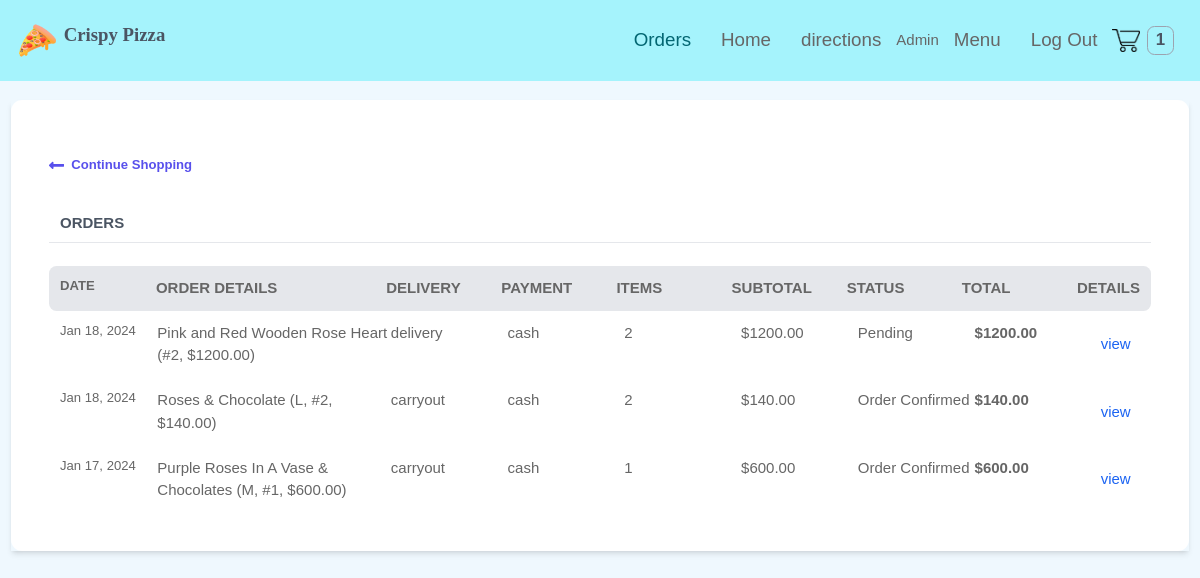
Page /orders/ (signed in) on the committed database.
### order/models.py (models this page shows, shortened)
class Order(models.Model):
    PAYMENT_CHOICES = (("cash", "cash"), ("online", "online"))
    DELIVERY_CHOICES = (("delivery", "delivery"), ("carryout", "carryout"))
    transaction_id = models.UUIDField(
        primary_key=True, default=uuid.uuid4, editable=True
    )
    customer = models.ForeignKey(Customer, on_delete=models.CASCADE)
    STATUS =(
        ('Pending','Pending'),
        ('Order Confirmed','Order Confirmed'),
        ('Out for Delivery','Out for Delivery'),
        ('Delivered','Delivered'),
    )
    status=models.CharField(max_length=50,null=True,choices=STATUS,default='Pending')
    date_ordered = models.DateTimeField(auto_now_add=True)
    date_modified = models.DateTimeField(auto_now=True)
    complete = models.BooleanField(default=False)
    paid = models.BooleanField(default=False)
    payment_method = models.CharField(max_length=10, choices=PAYMENT_CHOICES)
    delivery_method = models.CharField(max_length=10, choices=DELIVERY_CHOICES)
    shipping = models.ForeignKey(
        "ShippingAddress", on_delete=models.SET_NULL, blank=True, null=True
    )
    pickup = models.ForeignKey(
        "PickUpDetail", on_delete=models.SET_NULL, blank=True, null=True
    )
    coupon = models.ForeignKey(
        "Coupon", on_delete=models.SET_NULL, blank=True, null=True
    )
    email = models.EmailField(max_length=70, null=True, blank=True)
    phone = models.CharField(max_length=20, null=True, blank=True)
    @property
    def get_cart_subtotal(self):
        order_items = self.orderitem_set.all()
        total = sum([item.get_total for item in order_items])
        return total
    get_cart_subtotal.fget.short_description = "Subtotal"
    @property
    def get_cart_total(self):
        total = self.get_cart_subtotal
        if self.coupon:
            total = total - self.get_coupon_value
        return total
    get_cart_total.fget.short_description = "Total"
    @property
    def get_cart_items(self):
        order_items = self.orderitem_set.all()
        total = sum([item.quantity for item in order_items])
        return total
    get_cart_items.fget.short_description = "# Items"
    @property
    def display_items(self):
        order_items = self.orderitem_set.all()
        ticker, l = 1, len(order_items)
        product_titles = str()
        for item in order_items:
            add_comma = ", " if l > 1 and ticker != l else ""
            if item.variation:
                product_title = f"""{item.product.name}
                ({item.variation.get_size},
                #{item.quantity}, ${item.get_total}){add_comma}"""
            else:
                product_title = f"""{item.product.name}
                (#{item.quantity}, ${item.get_total}){add_comma}"""
            product_titles += product_title
            ticker += 1
        return product_titles
    @property
    def get_coupon_value(self):
        if self.coupon:
            if self.coupon.discount_type == "Percent":
                coupon_value = round(
                    self.get_cart_subtotal * self.coupon.discount_amount / 100, 2
                )
            else:
                coupon_value = self.coupon.discount_amount
        else:
            coupon_value = None
        return coupon_value
    get_coupon_value.fget.short_description = "Coupon"

class OrderItem(models.Model):
    product = models.ForeignKey(Product, on_delete=models.CASCADE)
    order = models.ForeignKey(Order, on_delete=models.CASCADE)
    variation = models.ForeignKey(
        ProductVariant, on_delete=models.SET_NULL, blank=True, null=True
    )
    quantity = models.IntegerField(default=0)
    date_added = models.DateTimeField(auto_now_add=True)
    @property
    def get_item_price(self):
        if self.product.has_variants:
            return self.variation.price
        else:
            return self.product.price
    @property
    def get_total(self):
        if self.product.has_variants:
            total = self.variation.price * self.quantity
        else:
            total = self.product.price * self.quantity
        return total
    get_total.fget.short_description = "Total"
    def image_tag(self):
        return mark_safe(
            f'<img src="{self.product.image.url}" width="100" height="100" />'
        )
    image_tag.short_description = "Image"

### store/models.py (models this page shows, shortened)
class Product(models.Model):
    id = models.UUIDField(primary_key=True, default=uuid.uuid4, editable=False)
    name = models.CharField(max_length=100)
    price = models.DecimalField(max_digits=6, decimal_places=2, blank=True, null=True)
    desc = models.TextField(max_length=500, blank=True, null=True)
    image = models.ImageField(blank=True, upload_to="images")
    created_at = models.DateField(auto_now_add=True)
    updated_at = models.DateField(auto_now=True)
    product_category = models.ForeignKey(
        "Category", on_delete=models.CASCADE, null=True, blank=True
    )
    class Meta:
        ordering = ("product_category",)
    def image_tag(self):  # pragma: no cover
        if self.image:
            return mark_safe(f'<img src="{self.image.url}" width="100" height="100" />')
    image_tag.short_description = "Image"
    @property
    def has_variants(self):
        if self.productvariant_set.count() > 0:
            return True
        else:
            return False

class ProductVariant(models.Model):
    title = models.CharField(max_length=100, blank=True, null=True)
    product = models.ForeignKey(Product, on_delete=models.CASCADE)
    size = models.ForeignKey(Size, on_delete=models.CASCADE)
    price = models.DecimalField(max_digits=6, decimal_places=2)
    @property
    def get_size(self):
        return str(self.size)

class Size(models.Model):
    name = models.CharField(max_length=20, blank=True, null=True, unique=True)
    def __str__(self):
        return self.name

### users/views.py (the view)
# urls.py: path("orders/", views.my_orders, name="my_orders"),
@login_required(login_url="users:login")
def my_orders(request):
    customer = request.user.customer
    orders = Order.objects.filter(customer=customer, complete=True).order_by(
        "-date_modified"
    )
    return render(request, "users/orders.html", context={"orders": orders})

### store/context_processors.py (called while the page is built, shortened)
def get_cart_quantity(request):
    if request.user.is_authenticated:
        try:
            customer = request.user.customer
        except:
            number_of_items = 0
    try:
        customer_order = Order.objects.filter(customer=customer, complete=False)[0]
        number_of_items = customer_order.get_cart_items
    except:
        number_of_items = 0
    return {"cart_quantity": number_of_items}

### templates/users/orders.html (shortened to what this page needs)
{% extends 'store/base.html' %} {% block content %}
<div class="flex flex-col shadow-md my-5 mx-3">
  <div class="w-full bg-white px-10 py-10 rounded-xl">
    <a href="{% url 'store:afterlogin' %}" class="flex font-semibold text-indigo-600 text-sm my-5 w-1/4">
      <svg class="fill-current mr-2 text-indigo-600 w-4" viewBox="0 0 448 512">
        <path
          d="M134.059 296H436c6.627 0 12-5.373 12-12v-56c0-6.627-5.373-12-12-12H134.059v-46.059c0-21.382-25.851-32.09-40.971-16.971L7.029 239.029c-9.373 9.373-9.373 24.569 0 33.941l86.059 86.059c15.119 15.119 40.971 4.411 40.971-16.971V296z" />
      </svg>
      Continue Shopping
    </a>
    {% if orders %}
    <div class="flex mt-10 mb-2">
      <h3 class="font-bold ml-3 text-gray-600 text-md uppercase w-2/5">
        Orders
      </h3>
    </div>
    <hr>
    <br>
    <div class="flex font-semibold uppercase space-around bg-gray-200 rounded-lg p-3">
      <div class="text-sm w-1/6">Date</div>
      <div class="w-2/5">Order details</div>
      <div class="w-1/5">Delivery</div>
      <div class="w-1/5">Payment</div>
      <div class="w-1/5">Items</div>
      <div class="w-1/5">Subtotal</div>
      <div class="w-1/5">Status</div>
      <div class="w-1/5">Total</div>
      <div class="w-1/12">Details</div>
    </div>
    {% for order in orders %}
    <div class="flex space-around hover:bg-gray-100 rounded-lg p-3">
      <div class="text-sm w-1/6">{{order.date_modified|date:"M d, Y" }}</div>
      <div class="w-2/5">
        {{order.display_items}}
      </div>
      <div class="w-1/5">{{order.delivery_method}}</div>
      <div class="w-1/5">{{order.payment_method}}</div>
      <div class="w-1/5">{{order.get_cart_items}}</div>
      <div class="w-1/5">${{order.get_cart_subtotal}}</div>
      <div class="w-1/5">{{order.status}}</div>
      <div class="w-1/5 font-semibold">${{order.get_cart_total}}</div>
      <button class="w-1/12 text-blue-600" onclick="toggleModal('{{forloop.counter}}')">view</button>
    </div>
    {% endfor %}
    {% else %}
    <div class="text-center text-xl font-semibold">
      <p>You have no orders</p>
    </div>
    {% endif %}
  </div>
</div>
{% endblock %}

### store/static/store/src/styles.css (style rules this page uses)
html { line-height: 1.5; -webkit-text-size-adjust: 100%; -moz-tab-size: 4; -o-tab-size: 4; tab-size: 4; font-family: ui-sans-serif, system-ui, -apple-system, BlinkMacSystemFont, "Segoe UI", Roboto, "Helvetica Neue", Arial, "Noto Sans", sans-serif, "Apple Color Emoji", "Segoe UI Emoji", "Segoe UI Symbol", "Noto Color Emoji"; font-feature-settings: normal; }
body { margin: 0; line-height: inherit; }
hr { height: 0; color: inherit; border-top-width: 1px; }
h1, h2, h3, h4, h5, h6 { font-size: inherit; font-weight: inherit; }
a { color: inherit; text-decoration: inherit; }
button, input, optgroup, select, textarea { font-family: inherit; font-size: 100%; font-weight: inherit; line-height: inherit; color: inherit; margin: 0; padding: 0; }
button, select { text-transform: none; }
button, [type='button'], [type='reset'], [type='submit'] { -webkit-appearance: button; background-color: transparent; background-image: none; }
blockquote, dl, dd, h1, h2, h3, h4, h5, h6, hr, figure, p, pre { margin: 0; }
button, [role="button"] { cursor: pointer; }
img, svg, video, canvas, audio, iframe, embed, object { display: block; vertical-align: middle; }
.m-0 { margin: 0px; }
.mx-3 { margin-left: 0.75rem; margin-right: 0.75rem; }
.my-5 { margin-top: 1.25rem; margin-bottom: 1.25rem; }
.mb-2 { margin-bottom: 0.5rem; }
.ml-3 { margin-left: 0.75rem; }
.mr-2 { margin-right: 0.5rem; }
.mt-10 { margin-top: 2.5rem; }
.flex { display: flex; }
.w-full { width: 100%; }
.w-4 { width: 1rem; }
.w-1\/4 { width: 25%; }
.w-2\/5 { width: 40%; }
.w-1\/5 { width: 20%; }
.w-1\/6 { width: 16.666667%; }
.w-1\/12 { width: 8.333333%; }
.flex-col { flex-direction: column; }
.rounded-lg { border-radius: 0.5rem; }
.rounded-xl { border-radius: 0.75rem; }
.bg-sky-100\/50 { background-color: rgb(224 242 254 / 0.5); }
.bg-white { --tw-bg-opacity: 1; background-color: rgb(255 255 255 / var(--tw-bg-opacity)); }
.bg-gray-200 { --tw-bg-opacity: 1; background-color: rgb(229 231 235 / var(--tw-bg-opacity)); }
.fill-current { fill: currentColor; }
.p-0 { padding: 0px; }
.p-3 { padding: 0.75rem; }
.px-10 { padding-left: 2.5rem; padding-right: 2.5rem; }
.py-10 { padding-top: 2.5rem; padding-bottom: 2.5rem; }
.text-sm { font-size: 0.875rem; line-height: 1.25rem; }
.font-semibold { font-weight: 600; }
.font-bold { font-weight: 700; }
.uppercase { text-transform: uppercase; }
.text-gray-600 { --tw-text-opacity: 1; color: rgb(75 85 99 / var(--tw-text-opacity)); }
.text-blue-600 { --tw-text-opacity: 1; color: rgb(28 100 242 / var(--tw-text-opacity)); }
.text-indigo-600 { --tw-text-opacity: 1; color: rgb(88 80 236 / var(--tw-text-opacity)); }
.shadow-md { --tw-shadow: 0 4px 6px -1px rgb(0 0 0 / 0.1), 0 2px 4px -2px rgb(0 0 0 / 0.1); --tw-shadow-colored: 0 4px 6px -1px var(--tw-shadow-color), 0 2px 4px -2px var(--tw-shadow-color); box-shadow: var(--tw-ring-offset-shadow, 0 0 #0000), var(--tw-ring-shadow, 0 0 #0000), var(--tw-shadow); }

### rows in the picture
Order: date_modified "Jan 18, 2024", display_items "Pink and Red Wooden Rose Heart (#2, $1200.00)", delivery_method "delivery", payment_method "cash", get_cart_items "2", get_cart_subtotal "1200.00", status "Pending", get_cart_total "1200.00"
Order: date_modified "Jan 18, 2024", display_items "Roses & Chocolate (L, #2, $140.00)", delivery_method "carryout", payment_method "cash", get_cart_items "2", get_cart_subtotal "140.00", status "Order Confirmed", get_cart_total "140.00"
Order: date_modified "Jan 17, 2024", display_items "Purple Roses In A Vase & Chocolates (M, #1, $600.00)", delivery_method "carryout", payment_method "cash", get_cart_items "1", get_cart_subtotal "600.00", status "Order Confirmed", get_cart_total "600.00"

### other values in the picture
{{ cart_quantity }} "1"
